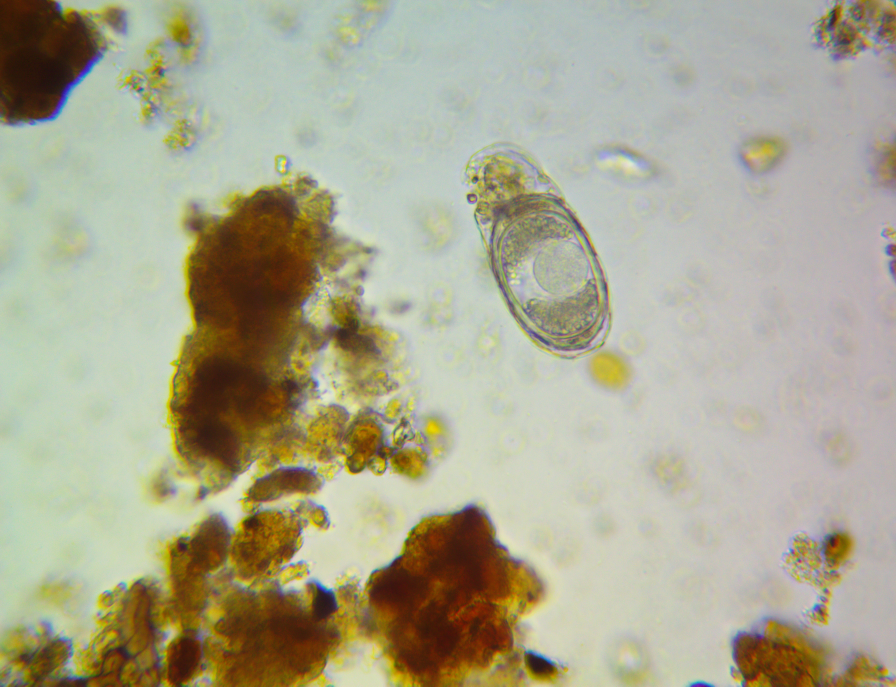
#> input picture fine-art/src/testate-encysting-jimena-fuentes-i2.jpg, 3584 x 2746 px (shown at 1/4 size)
$ python relief.py
#> lines starting #> are read from the running program, lines starting #| are printed output that depends on the picture; after the words box and inside, x2 and y2 are one past the last pixel; in counts of white or black regions, pixels touching at a corner belong together
"""Soil relief: a cluster of angular painted shards (like a cut plywood wall relief), each shard pierced with holes
that are real soil pores traced from a student micrograph of an aggregate. Painted face with brush grain,
raw wood edges showing inside every hole, cast shadow on a white wall.
Output out/relief/<name>.png + contact.jpg
"""
import os, sys, math
import numpy as np
from PIL import Image, ImageDraw, ImageFilter, ImageOps
from scipy import ndimage as ndi
from scipy.spatial import Voronoi
from skimage import measure
from shapely.geometry import Polygon, Point
from shapely.ops import unary_union
from shapely import affinity

HERE = os.path.dirname(os.path.abspath(__file__))
SRC, OUT = os.path.join(HERE, "src"), os.path.join(HERE, "out", "relief")
W, H = 2400, 1800


def pores(src, rng):
    im = ImageOps.fit(Image.open(os.path.join(SRC, src + ".jpg")).convert("L"), (W // 2, H // 2), Image.LANCZOS)
    g = np.asarray(ImageOps.autocontrast(im, cutoff=1), np.float32) / 255
    g = ndi.gaussian_filter(g - ndi.gaussian_filter(g, 60), 4)
    out = []
    for c in measure.find_contours(g, np.quantile(g, .72)):
        if len(c) < 30: continue
        p = Polygon(c[:, ::-1] * 2)
        if p.is_valid and 1500 < p.area < 90000: out.append(p.simplify(3))
    return out


def shards(rng, n=26):
    blob = affinity.scale(Point(W / 2, H / 2).buffer(1, 64), W * .42, H * .38)
    pts = []
    while len(pts) < n:
        p = (rng.uniform(0, W), rng.uniform(0, H))
        if blob.contains(Point(p)): pts.append(p)
    vor = Voronoi(np.r_[pts, [[-5e3, -5e3], [5e3, -5e3], [5e3, 5e3], [-5e3, 5e3]]])
    out = []
    for i in range(n):
        reg = vor.regions[vor.point_region[i]]
        if -1 in reg or not reg: continue
        P = Polygon([vor.vertices[j] for j in reg]).intersection(blob.buffer(rng.uniform(40, 160)))
        if P.is_empty or P.geom_type != "Polygon": continue
        P = affinity.rotate(P, rng.normal(0, 4))
        P = affinity.scale(P, .93, .93).buffer(-6, join_style=2)
        if P.area > 8000: out.append(P)
    return out


def draw_poly(d, g, fill):
    for p in getattr(g, "geoms", [g]):
        if p.geom_type != "Polygon" or p.is_empty: continue
        d.polygon(list(p.exterior.coords), fill=fill)
        for r in p.interiors: d.polygon(list(r.coords), fill=0 if isinstance(fill, int) else None)


def mask(g):
    m = Image.new("L", (W, H), 0); d = ImageDraw.Draw(m)
    for p in getattr(g, "geoms", [g]):
        if p.geom_type != "Polygon" or p.is_empty: continue
        d.polygon(list(p.exterior.coords), fill=255)
        for r in p.interiors: d.polygon(list(r.coords), fill=0)
    return m


def relief(name, src, paint, seed):
    rng = np.random.default_rng(seed)
    P = pores(src, rng); S = shards(rng)
    pieces = []
    for s in S:
        holes = [h for h in P if s.buffer(-28).contains(h)]
        g = s.difference(unary_union(holes).buffer(6, join_style=1)) if holes else s
        if rng.random() < .3:                                   # some shards get a big cut-out outline, like a frame
            inner = s.buffer(-40, join_style=2)
            if not inner.is_empty and inner.area > 20000: g = g.difference(inner.difference(inner.buffer(-60)))
        pieces.append(g)
    allp = unary_union(pieces)
    wall = Image.new("RGB", (W, H), (240, 239, 236))
    sh = mask(affinity.translate(allp, 22, 30)).filter(ImageFilter.GaussianBlur(18))
    wall.paste((150, 150, 148), (0, 0), sh.point(lambda v: int(v * .55)))
    wood = mask(affinity.translate(allp, 7, 9))
    wall.paste((92, 52, 32), (0, 0), wood)
    face = mask(allp)
    grain = ndi.gaussian_filter(rng.random((H, W)), (.6, 6)).astype(np.float32)
    grain = (grain - grain.mean()) / grain.std()
    paint_img = np.ones((H, W, 3), np.float32) * np.array(paint, np.float32) * (1 + .08 * grain[..., None])
    paint_img += (ndi.gaussian_filter(rng.random((H // 8, W // 8)), 2).repeat(8, 0).repeat(8, 1)[:H, :W, None] - .5) * 30
    wall.paste(Image.fromarray(np.clip(paint_img, 0, 255).astype(np.uint8)), (0, 0), face)
    os.makedirs(OUT, exist_ok=True); wall.save(os.path.join(OUT, f"{name}.png"))
    return wall


def main():
    ims = [relief("aggregate-blue", "testate-encysting-jimena-fuentes-i2", (52, 82, 170), 3),
           relief("aggregate-green", "testate-encysted-robert-kenyon", (34, 95, 52), 5),
           relief("aggregate-lime", "fungal-spores-in-suspension", (190, 205, 70), 9),
           relief("aggregate-lilac", "testate-encysted-sid-jensen", (140, 120, 190), 12)]
#> in pores, `g = ndi.gaussian_filter(g - ndi.gaussian_filter(g, 60), 4)`:
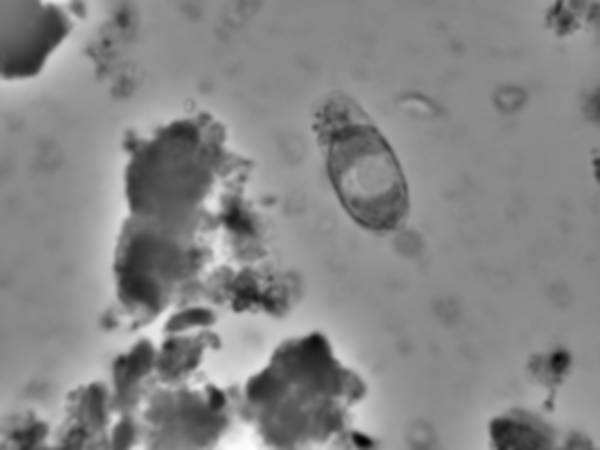
#> g: shape (900, 1200) float32 (shown at 1/2 size); min -0.634, max 0.564, mean 1.41e-11; drawn with min black and max white
#> the loop in pores, `for c in measure.find_contours(g, np.quantile(g, .72)):` made 41 passes
#> after the loop in pores, `for c in measure.find_contours(g, np.quantile(g, .72)):`: out = 17 items
#> after the loop in relief, `for s in S:`: pieces = 26 items
#> in mask, `m = Image.new('L', (W, H), 0)`: m: PIL image 2400x1800 L; every value is 0
#> in relief, `wood = mask(affinity.translate(allp, 7, 9))`:
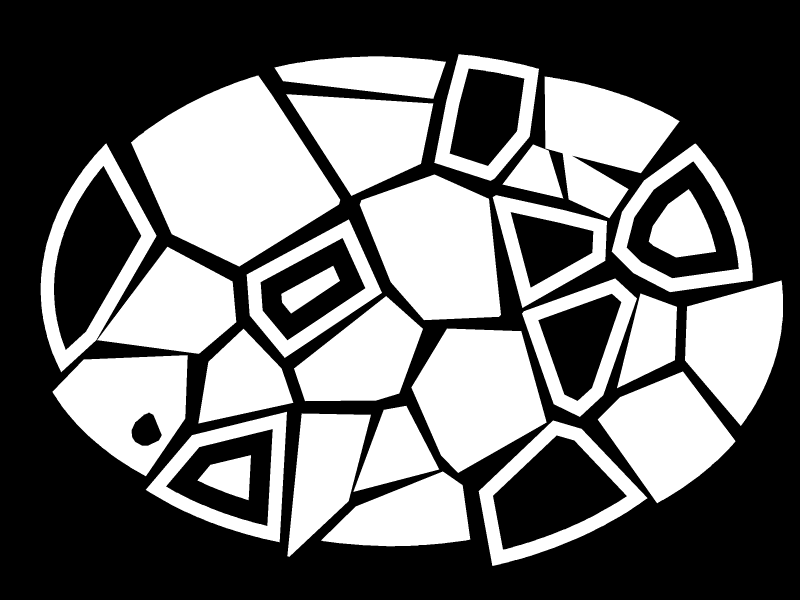
#> wood: PIL image 2400x1800 L (shown at 1/3 size); 41.4% white; 28 white regions, largest, box (x1, y1, x2, y2) and area: (393, 226, 1021, 800) 215578, (1079, 523, 1503, 961) 133307, (1234, 985, 1640, 1419) 119380
#> in relief, `face = mask(allp)`: face: PIL image 2400x1800 L; 41.4% white; 28 white regions, largest, box (x1, y1, x2, y2) and area: (386, 217, 1014, 791) 215578, (1072, 514, 1496, 952) 133307, (1227, 976, 1633, 1410) 119380
#> call 2 of relief, with name = 'aggregate-green', src = 'testate-encysted-robert-kenyon', paint = (34, 95, 52), seed = 5
#> call 2 of pores, with src = 'testate-encysted-robert-kenyon'
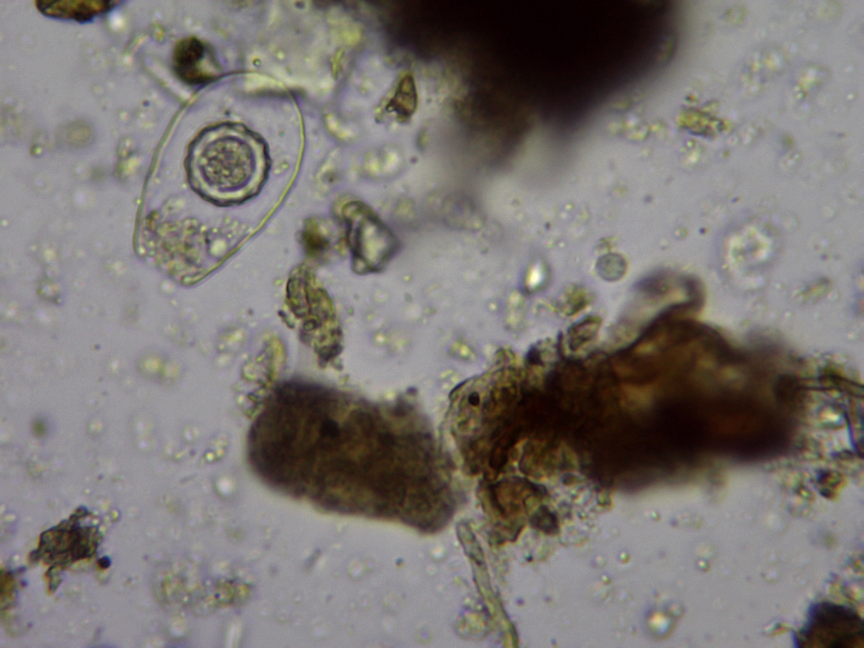
#> input picture fine-art/src/testate-encysted-robert-kenyon.jpg, 2592 x 1944 px (shown at 1/3 size)
#> in pores (call 2), `g = ndi.gaussian_filter(g - ndi.gaussian_filter(g, 60), 4)`:
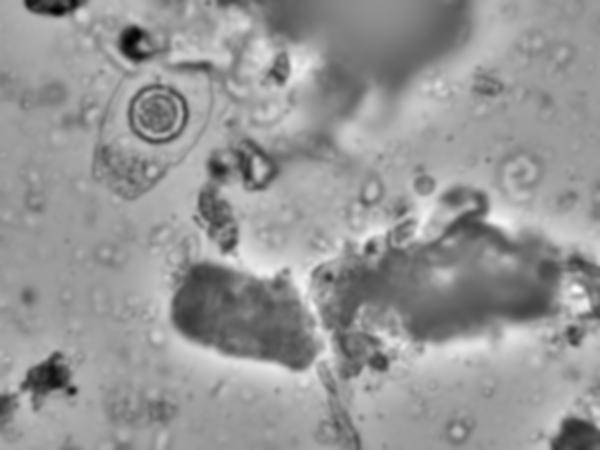
#> g: shape (900, 1200) float32 (shown at 1/2 size); min -0.609, max 0.419, mean -1.55e-09; drawn with min black and max white
#> the loop in pores (call 2), `for c in measure.find_contours(g, np.quantile(g, .72)):` made 135 passes
#> after the loop in pores (call 2), `for c in measure.find_contours(g, np.quantile(g, .72)):`: out = 30 items
#> in relief (call 2), `S = shards(rng)`: S = 26 items
#> the loop in relief (call 2), `for s in S:` made 26 passes
#> in relief (call 2), `wood = mask(affinity.translate(allp, 7, 9))`: wood: PIL image 2400x1800 L; 36.6% white; 30 white regions, largest, box (x1, y1, x2, y2) and area: (1444, 664, 2137, 1573) 163769, (1031, 1357, 1515, 1664) 126489, (1449, 168, 1826, 559) 107977
#> in relief (call 2), `face = mask(allp)`: face: PIL image 2400x1800 L; 36.6% white; 30 white regions, largest, box (x1, y1, x2, y2) and area: (1437, 655, 2130, 1564) 163769, (1024, 1348, 1508, 1655) 126489, (1442, 159, 1819, 550) 107977
#> in relief (call 2), `grain = (grain - grain.mean()) / grain.std()`:
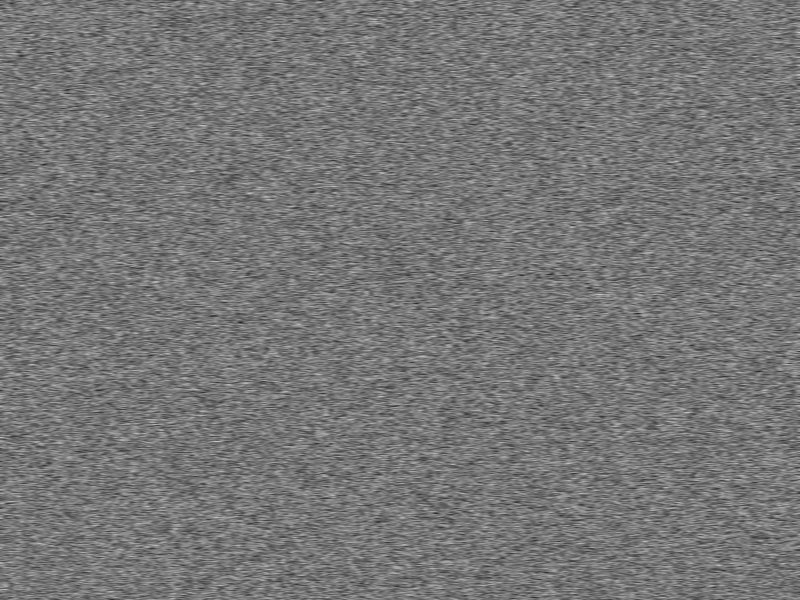
#> grain: shape (1800, 2400) float32 (shown at 1/3 size); min -4.61, max 5.29, mean -7.34e-06; drawn with min black and max white
#> in relief (call 2), `paint_img = np.ones((H, W, 3), np.float32) * np.array(paint, np.float3..`:
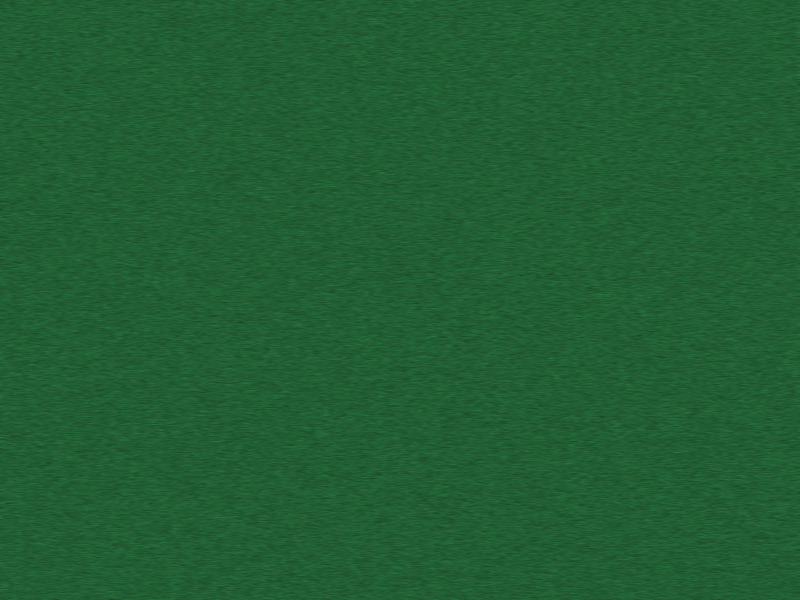
#> paint_img: shape (1800, 2400, 3) float32 (shown at 1/3 size); mean of channels 0, 1, 2 33.7, 95.2, 51.5; drawn as R, G, B
#> in relief (call 2), `wall.paste(Image.fromarray(np.clip(paint_img, 0, 255).astype(np.uint8)..`:
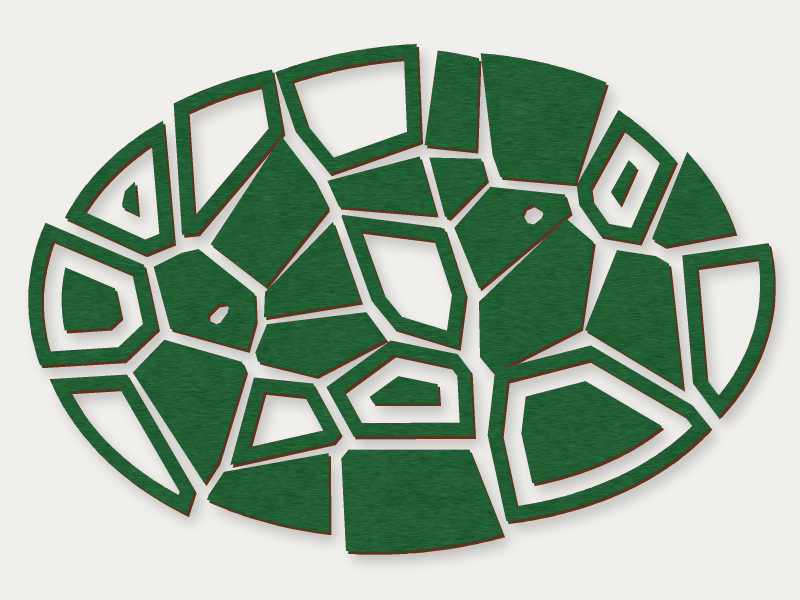
#> wall: PIL image 2400x1800 RGB (shown at 1/3 size); mean R, G, B 155, 175.3, 157.1
    sheet = Image.new("RGB", (2 * 1210 + 10, 2 * 910 + 10), "#fff")
    for i, im in enumerate(ims): sheet.paste(im.resize((1200, 900), Image.LANCZOS), (10 + (i % 2) * 1205, 10 + (i // 2) * 905))
    sheet.save(os.path.join(OUT, "contact.jpg"), quality=90)


if __name__ == "__main__":
#> (the run stopped early here; a loop or call above may not have finished)
